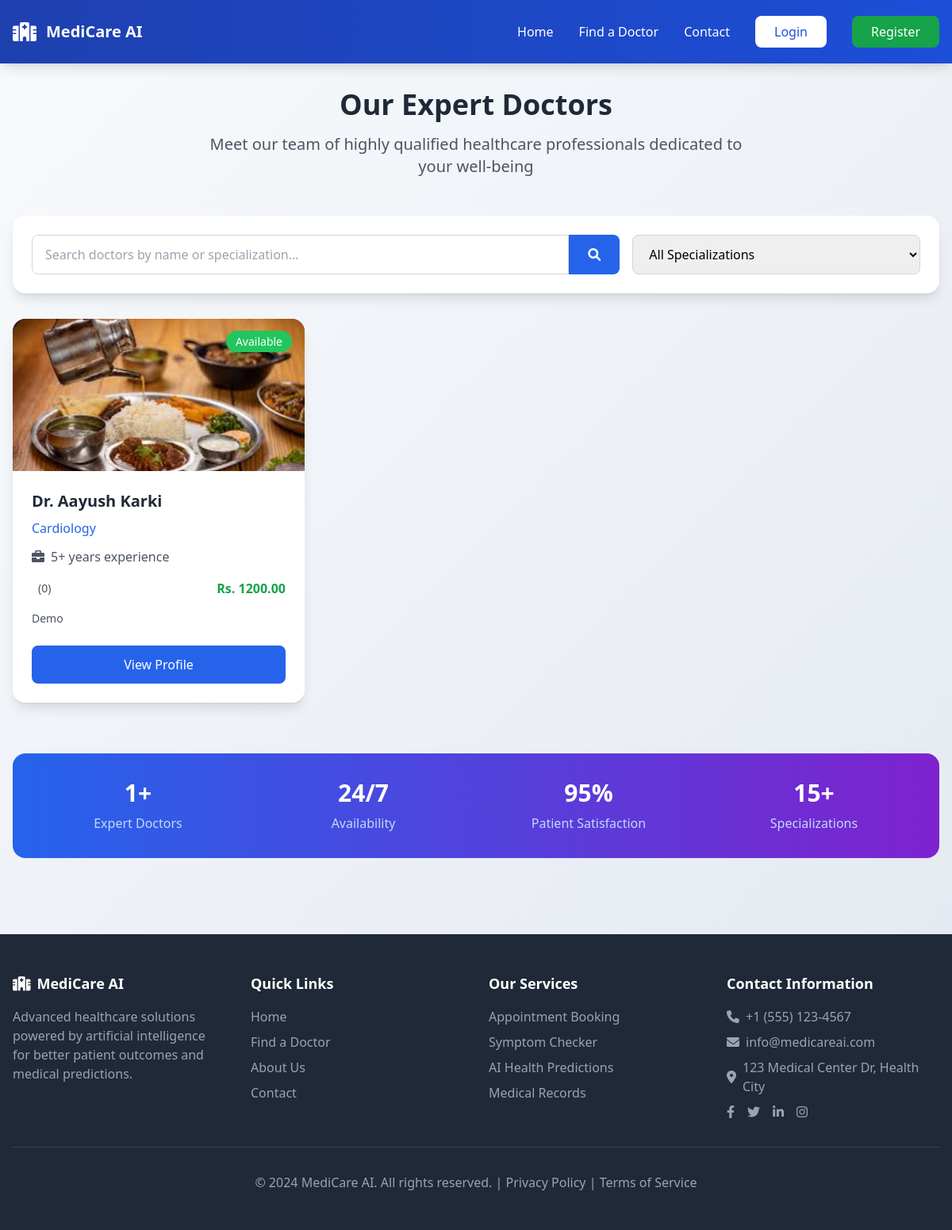
The app's page /doctors/ with its own data.
### doctors/models.py (models this page shows, shortened)
class Doctor(models.Model):
    SPECIALIZATION_CHOICES = [
        ('cardiology', 'Cardiology'),
        ('neurology', 'Neurology'),
        ('pediatrics', 'Pediatrics'),
        ('orthopedics', 'Orthopedics'),
        ('dermatology', 'Dermatology'),
        ('psychiatry', 'Psychiatry'),
        ('general', 'General Medicine'),
        ('dentistry', 'Dentistry'),
        ('ophthalmology', 'Ophthalmology'),
        ('surgery', 'Surgery'),
    ]
    user = models.OneToOneField(User, on_delete=models.CASCADE)
    specialization = models.CharField(max_length=50, choices=SPECIALIZATION_CHOICES)
    experience = models.IntegerField(default=0)
    about = models.TextField(blank=True)
    consultation_fee = models.DecimalField(max_digits=10, decimal_places=2, default=0)
    license_number = models.CharField(max_length=50, blank=True)
    is_available = models.BooleanField(default=True)
    created_at = models.DateTimeField(auto_now_add=True)
    updated_at = models.DateTimeField(auto_now=True)
    def get_rating(self):
        from reviews.models import Review
        from django.db.models import Avg
        reviews = Review.objects.filter(appointment__doctor=self.user)
        if reviews.exists():
            return reviews.aggregate(Avg('rating'))['rating__avg']
        return 0
    def get_review_count(self):
        from reviews.models import Review
        return Review.objects.filter(appointment__doctor=self.user).count()

### users/models.py (models this page shows, shortened)
class Profile(models.Model):
    ROLE_CHOICES = [
        ('patient', 'Patient'),
        ('doctor', 'Doctor'),
        ('admin', 'Admin'),
    ]
    user = models.OneToOneField(User, on_delete=models.CASCADE)
    role = models.CharField(max_length=10, choices=ROLE_CHOICES, default='patient')
    phone = models.CharField(max_length=20, blank=True, null=True)
    date_of_birth = models.DateField(null=True, blank=True)
    address = models.TextField(blank=True, null=True)
    profile_picture = models.ImageField(
        upload_to='profiles/',
        default='profiles/default.png',
        blank=True,
        null=True
    )
    created_at = models.DateTimeField(auto_now_add=True)
    updated_at = models.DateTimeField(auto_now=True)

### doctors/views.py (the view)
# urls.py: path('', views.doctors_list, name='doctors_list'),
def doctors_list(request):
    doctors = Doctor.objects.filter(is_available=True).select_related('user')
    specialization = request.GET.get('specialization')
    if specialization:
        doctors = doctors.filter(specialization=specialization)
    search_query = request.GET.get('search')
    if search_query:
        doctors = doctors.filter(
            Q(user__first_name__icontains=search_query) |
            Q(user__last_name__icontains=search_query) |
            Q(specialization__icontains=search_query)
        )
    context = {
        'doctors': doctors,
        'specializations': Doctor.SPECIALIZATION_CHOICES,
    }
    return render(request, 'doctors/doctors_list.html', context)

### templates/doctors/doctors_list.html (shortened to what this page needs)
{% extends 'base.html' %}
{% block content %}
<div class="max-w-7xl mx-auto px-4 py-8">
    <div class="text-center mb-12 fade-in">
        <h1 class="text-4xl font-bold text-gray-800 mb-4">Our Expert Doctors</h1>
        <p class="text-xl text-gray-600 max-w-2xl mx-auto">
            Meet our team of highly qualified healthcare professionals dedicated to your well-being
        </p>
    </div>
    <div class="bg-white rounded-2xl shadow-lg p-6 mb-8">
        <div class="grid grid-cols-1 md:grid-cols-3 gap-4">
            <div class="md:col-span-2">
                <form method="GET" class="flex">
                    <input type="text" name="search" placeholder="Search doctors by name or specialization..."
                           value="{{ request.GET.search }}"
                           class="flex-1 px-4 py-3 border border-gray-300 rounded-l-lg focus:outline-none focus:ring-2 focus:ring-blue-500">
                    <button type="submit" class="bg-blue-600 text-white px-6 py-3 rounded-r-lg hover:bg-blue-700 transition duration-300">
                        <i class="fas fa-search"></i>
                    </button>
                </form>
            </div>
            <div>
                <form method="GET">
                    <select name="specialization" onchange="this.form.submit()"
                            class="w-full px-4 py-3 border border-gray-300 rounded-lg focus:outline-none focus:ring-2 focus:ring-blue-500">
                        <option value="">All Specializations</option>
                    </select>
                </form>
            </div>
        </div>
    </div>
    <div class="grid grid-cols-1 md:grid-cols-2 lg:grid-cols-3 gap-8">
        {% for doctor in doctors %}
        <div class="bg-white rounded-2xl shadow-lg overflow-hidden hover-scale fade-in" style="animation-delay: {{ forloop.counter0|add:1 }}00ms">
            <div class="h-48 bg-gradient-to-br from-blue-500 to-purple-600 relative">
                <img src="{{ doctor.user.profile.profile_picture.url }}"
                     alt="{{ doctor.user.get_full_name }}"
                     class="w-full h-full object-cover">
                <div class="absolute top-4 right-4">
                    <span class="bg-green-500 text-white px-3 py-1 rounded-full text-sm font-medium">
                        Available
                    </span>
                </div>
            </div>
            <div class="p-6">
                <h3 class="text-xl font-bold text-gray-800 mb-2">Dr. {{ doctor.user.get_full_name }}</h3>
                <p class="text-blue-600 font-medium mb-3">{{ doctor.get_specialization_display }}</p>
                <div class="flex items-center text-gray-600 mb-4">
                    <i class="fas fa-briefcase mr-2"></i>
                    <span>{{ doctor.experience }}+ years experience</span>
                </div>
                <div class="flex items-center justify-between mb-4">
                    <div class="flex items-center text-yellow-500">
                        {% with rating=doctor.get_rating %}
                        <span class="ml-2 text-gray-600 text-sm">({{ doctor.get_review_count }})</span>
                        {% endwith %}
                    </div>
                    <div class="text-green-600 font-bold">
                        Rs. {{ doctor.consultation_fee }}
                    </div>
                </div>
                <p class="text-gray-600 text-sm mb-6 line-clamp-2">{{ doctor.about|default:"Experienced professional dedicated to patient care." }}</p>
                <div class="flex space-x-3">
                    <a href="{% url 'doctors:doctor_detail' doctor.id %}"
                       class="flex-1 bg-blue-600 text-white text-center py-3 rounded-lg hover:bg-blue-700 transition duration-300 font-medium">
                        View Profile
                    </a>
                </div>
            </div>
        </div>
        {% empty %}
        <div class="md:col-span-3 text-center py-12">
            <i class="fas fa-user-md text-6xl text-gray-300 mb-4"></i>
            <h3 class="text-xl font-bold text-gray-600 mb-2">No doctors found</h3>
            <p class="text-gray-500">Try adjusting your search criteria</p>
        </div>
        {% endfor %}
    </div>
    <div class="mt-16 bg-gradient-to-r from-blue-600 to-purple-700 rounded-2xl p-8 text-white text-center">
        <div class="grid grid-cols-1 md:grid-cols-4 gap-8">
            <div>
                <div class="text-3xl font-bold mb-2">{{ doctors.count }}+</div>
                <div class="text-blue-200">Expert Doctors</div>
            </div>
            <div>
                <div class="text-3xl font-bold mb-2">24/7</div>
                <div class="text-blue-200">Availability</div>
            </div>
            <div>
                <div class="text-3xl font-bold mb-2">95%</div>
                <div class="text-blue-200">Patient Satisfaction</div>
            </div>
            <div>
                <div class="text-3xl font-bold mb-2">15+</div>
                <div class="text-blue-200">Specializations</div>
            </div>
        </div>
    </div>
</div>
{% endblock %}

### templates/base.html (style rules this page uses)
.healthcare-bg { background: linear-gradient(135deg, #f8fafc 0%, #e2e8f0 100%); }
.fade-in { animation: fadeIn 0.5s ease-in-out; }

### templates/doctors/doctors_list.html (style rules this page uses)
.line-clamp-2 { display: -webkit-box; -webkit-line-clamp: 2; -webkit-box-orient: vertical; overflow: hidden; }

### records on screen
Doctor: user.profile.profile_picture (picture), user.get_full_name "Aayush Karki", specialization "Cardiology", experience "5", get_review_count "0", consultation_fee "1200.00", about "Demo"

### other values on screen
{{ doctors.count }} "1"
